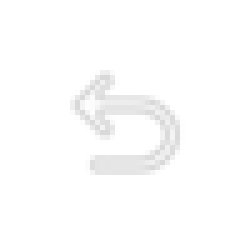
#> input picture src/assets/pngs/BACK.png, 50 x 50 px, found by its file name (shown 5 times larger)
$ python space.py
#> lines starting #> are read from the running program, lines starting #| are printed output that depends on the picture
from PIL import Image
import os

ICON_DIR = '/home/volumio/Quadify/src/assets/pngs'
SIZE = (50, 50)
FILES = ['BACK.png', 'CONFIG.png']

for fname in FILES:
    fpath = os.path.join(ICON_DIR, fname)
    if not os.path.exists(fpath):
        print(f"Not found: {fpath}")
        continue
    img = Image.open(fpath).convert('RGBA')
#> img is the input picture: PIL image 50x50 RGBA; mean R, G, B, A 15, 15, 15, 10.4

    # Resize the icon (the symbol) to something like 32x32 for a margin (adjust as needed)
    icon_size = 32
    img = img.resize((icon_size, icon_size), Image.LANCZOS)
#> img: PIL image 32x32 RGBA

    # Create a transparent background
    new_img = Image.new('RGBA', SIZE, (0, 0, 0, 0))
#> new_img: PIL image 50x50 RGBA; every value is 0
    # Paste the icon in the centre
    pos = ((SIZE[0] - icon_size)//2, (SIZE[1] - icon_size)//2)
    new_img.paste(img, pos, img)
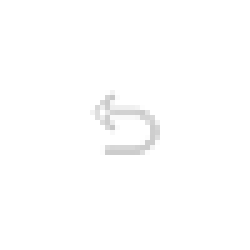
#> new_img: PIL image 50x50 RGBA (shown 5 times larger); mean R, G, B, A 3.6, 3.6, 3.6, 2.8; transparent parts drawn white
    new_img.save(fpath)
    print(f"Centred with padding and saved: {fpath}")
